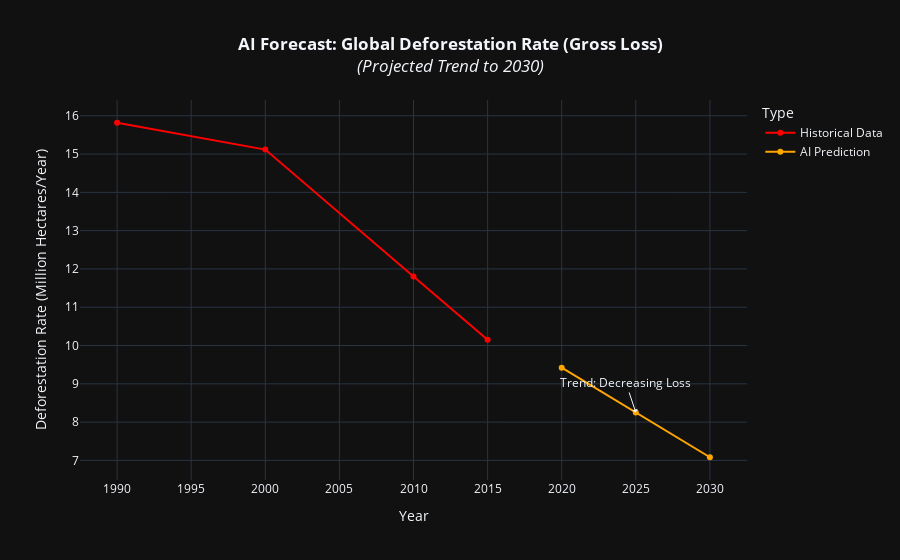

Notebook cell for this chart:
### Markdown cell above
# Global Deforestation: Linear Regression Forecast to 2030

### Code cell
import pandas as pd
import numpy as np
import plotly.express as px
import plotly.graph_objects as go
from sklearn.linear_model import LinearRegression

# Load dataset
df = pd.read_csv('annual-deforestation.csv')

# Prepare world timeseries (use explicit 'World' rows if available, otherwise aggregate)
if 'World' in df['Entity'].values:
    df_world = df[df['Entity'] == 'World'].copy()
else:
    df_world = df.groupby('Year')['Deforestation'].sum().reset_index()

df_world = df_world.sort_values('Year')

# Train linear regression on Year -> Deforestation
X = df_world['Year'].values.reshape(-1, 1)
y = df_world['Deforestation'].values

model = LinearRegression()
model.fit(X, y)

# Forecast for selected future years
future_years = np.array([2020, 2025, 2030]).reshape(-1, 1)
future_predictions = model.predict(future_years)

# Build combined historical + forecast dataframe
df_history = df_world[['Year', 'Deforestation']].copy()
df_history['Type'] = 'Historical Data'

df_future = pd.DataFrame({
    'Year': future_years.flatten(),
    'Deforestation': future_predictions,
    'Type': 'AI Prediction'
})

df_forecast = pd.concat([df_history, df_future], ignore_index=True)

# Convert to million hectares for plotting
df_forecast['Deforestation (M Ha)'] = df_forecast['Deforestation'] / 1_000_000

# Plot lines for historical and predicted values
fig = px.line(
    df_forecast, 
    x='Year', 
    y='Deforestation (M Ha)', 
    color='Type',
    markers=True,
    title='<b>AI Forecast: Global Deforestation Rate (Gross Loss)</b><br><i>(Projected Trend to 2030)</i>',
    labels={'Deforestation (M Ha)': 'Deforestation Rate (Million Hectares/Year)'},
    color_discrete_map={'Historical Data': 'red', 'AI Prediction': 'orange'}
)

# Add a small annotation summarizing the trend direction from the linear model
mean_future_val = df_future['Deforestation'].mean() / 1_000_000
trend = "Increasing" if model.coef_[0] > 0 else "Decreasing"
fig.add_annotation(
    x=2025, y=mean_future_val, 
    text=f"Trend: {trend} Loss",
    showarrow=True,
    arrowhead=1
)

fig.update_layout(template='plotly_dark', title_x=0.5)
fig.show()

### Figure 1 — Plotly figure (JSON) as saved in the notebook; plotly's stock layout.template omitted (floating-point values rounded to 4 significant figures)
{"data": [{"hovertemplate": "Type=Historical Data<br>Year=%{x}<br>Deforestation Rate (Million Hectares/Year)=%{y}<extra></extra>", "legendgroup": "Historical Data", "line": {"color": "red", "dash": "solid"}, "marker": {"symbol": "circle"}, "mode": "lines+markers", "name": "Historical Data", "orientation": "v", "showlegend": true, "type": "scatter", "x": [1990, 2000, 2010, 2015], "xaxis": "x", "y": [15.82, 15.12, 11.8, 10.15], "yaxis": "y"}, {"hovertemplate": "Type=AI Prediction<br>Year=%{x}<br>Deforestation Rate (Million Hectares/Year)=%{y}<extra></extra>", "legendgroup": "AI Prediction", "line": {"color": "orange", "dash": "solid"}, "marker": {"symbol": "circle"}, "mode": "lines+markers", "name": "AI Prediction", "orientation": "v", "showlegend": true, "type": "scatter", "x": [2020, 2025, 2030], "xaxis": "x", "y": [9.421, 8.252, 7.082], "yaxis": "y"}], "layout": {"annotations": [{"arrowhead": 1, "showarrow": true, "text": "Trend: Decreasing Loss", "x": 2025, "y": 8.252}], "legend": {"title": {"text": "Type"}, "tracegroupgap": 0}, "title": {"text": "<b>AI Forecast: Global Deforestation Rate (Gross Loss)</b><br><i>(Projected Trend to 2030)</i>", "x": 0.5}, "xaxis": {"anchor": "y", "domain": [0, 1], "title": {"text": "Year"}}, "yaxis": {"anchor": "x", "domain": [0, 1], "title": {"text": "Deforestation Rate (Million Hectares/Year)"}}}}
